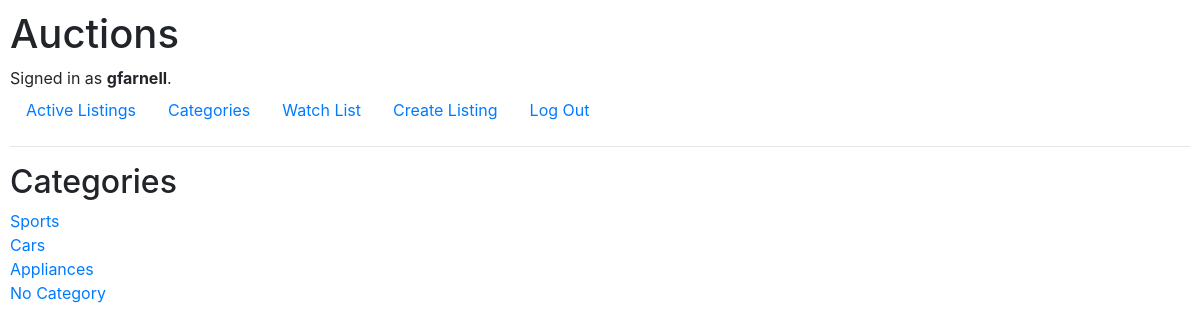
The app's page /categories (signed in), older data.
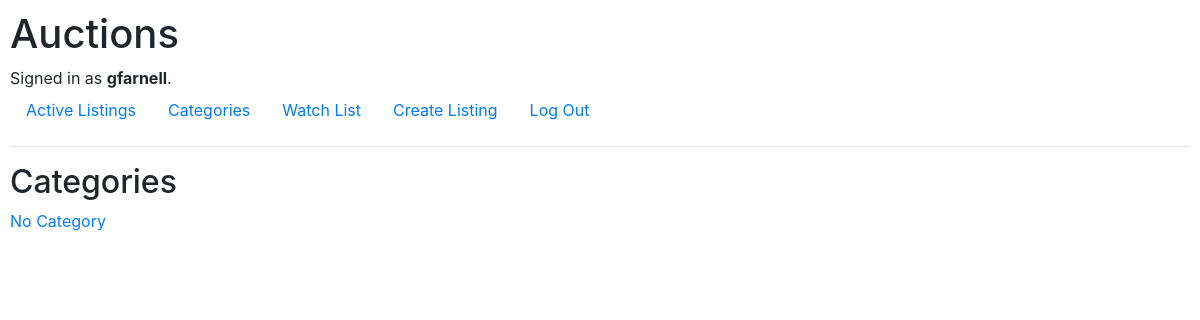
The same page, newer data.
### auctions/models.py (models this page shows)
class User(AbstractUser):
    pass

class Listings(models.Model):
    creator = models.ForeignKey(
        User, on_delete=models.PROTECT, related_name="get_creator_listings", blank=False)
    buyer = models.ForeignKey(
        User, blank=True, null=True, on_delete=models.PROTECT, related_name="get_buyer_listings")
    watchers = models.ManyToManyField(
        User, blank=True, related_name="get_watched_listings")
    title = models.CharField(max_length=64)
    description = models.CharField(max_length=300)
    startingBid = models.FloatField(max_length=64)
    createdDate = models.DateTimeField(auto_now_add=True)
    active = models.BooleanField(default=True)
    url = models.CharField(max_length=128, blank=True)
    category = models.CharField(
        max_length=64)
    def __str__(self) -> str:
        return f"Listing Title: {self.title} - Starting bid: {self.startingBid}"

### auctions/views.py (the view)
# urls.py: path("categories", views.categories, name="categories"),
@login_required
def categories(request):
    listing = Listings.objects.all()
    print(listing)
    category = listing.order_by().values('category').distinct()
    print(category)
    categories = list(category)
    return render(request, "auctions/categories.html", {"categories": categories})

### auctions/templates/auctions/categories.html
{% extends "auctions/layout.html" %}
{% load static %}
{% block body %}
<div>
    <ul>
        <h2>Categories</h2>
        {% for category in categories %}
        <ul>
            <li>
                  {% if category.category != '' %}
                <a href="{% url 'displayCategoryListings' category.category %}">{{ category.category }}</a>
                {% endif %}
            </li>
        </ul>
        {% endfor %}
</div>
{% endblock %}

### auctions/templates/auctions/layout.html (shortened to what this page needs)
{% load static %}
<!DOCTYPE html>
<html lang="en">
<head>
    <link rel="stylesheet" href="https://stackpath.bootstrapcdn.com/bootstrap/4.4.1/css/bootstrap.min.css"
>
    <link href="{% static 'auctions/styles.css' %}" rel="stylesheet">
</head>
<body>
    <h1>Auctions</h1>
    <div>
        {% if user.is_authenticated %}
        Signed in as <strong>{{ user.username }}</strong>.
        {% else %}
        Not signed in.
        {% endif %}
    </div>
    <ul class="nav">
        {% if user.is_authenticated %}
        <li class="nav-item">
            <a class="nav-link" href="{% url 'activeListings' %}">Active Listings</a>
        </li>
        <li class="nav-item">
            <a class="nav-link" href="{% url 'categories' %}">Categories</a>
        </li>
        <li class="nav-item">
            <a class="nav-link" href="{% url 'displayWatchlist' %}">Watch List</a>
        </li>
        <li class="nav-item">
            <a class="nav-link" href="{% url 'createlisting' %}">Create Listing</a>
        </li>
        <li class="nav-item">
            <a class="nav-link" href="{% url 'logout' %}">Log Out</a>
        </li>
        {% endif %}
    </ul>
    <hr>
    {% block body %}
    {% endblock %}
</body>
</html>

### auctions/static/auctions/styles.css (style rules this page uses)
body { padding: 10px; }
ul { list-style: none; padding-left: 0px; }

Row changes from the older to the newer data that the page shows:
removed Listings: category "Sports"
removed Listings: category "Cars"
removed Listings: category "Appliances"
